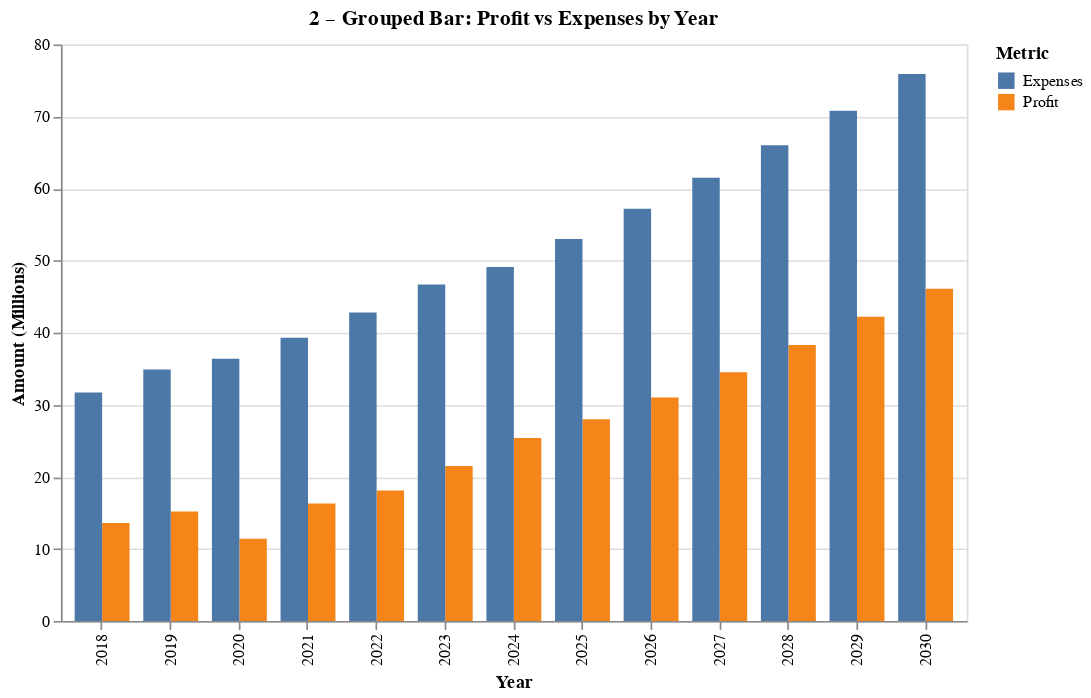

Source (notebook cell):
### Code cell
# Prepare data first by folding columns
grouped_df = data.melt(id_vars='Year', value_vars=['Profit', 'Expenses'],
                       var_name='Metric', value_name='Value')

# Create grouped bar chart
grouped = (
    alt.Chart(grouped_df)
    .mark_bar()
    .encode(
        x=alt.X('Year:O', title='Year'),
        y=alt.Y('Value:Q', title='Amount (Millions)'),
        color=alt.Color('Metric:N', title='Metric'),
        xOffset='Metric:N',
        tooltip=['Year', 'Metric', 'Value']
    )
    .properties(width=550, height=350,
                title='2 – Grouped Bar: Profit vs Expenses by Year')
)
grouped

### Figure 1 — Vega-Lite specification as saved in the notebook (floating-point values rounded to 4 significant figures)
{"config": {"view": {"continuousWidth": 300, "continuousHeight": 300}}, "data": {"name": "data-19fffe2f2dac8c522ad0422ea695b3f1"}, "mark": {"type": "bar"}, "encoding": {"color": {"field": "Metric", "title": "Metric", "type": "nominal"}, "tooltip": [{"field": "Year", "type": "quantitative"}, {"field": "Metric", "type": "nominal"}, {"field": "Value", "type": "quantitative"}], "x": {"field": "Year", "title": "Year", "type": "ordinal"}, "xOffset": {"field": "Metric", "type": "nominal"}, "y": {"field": "Value", "title": "Amount (Millions)", "type": "quantitative"}}, "height": 350, "title": "2 – Grouped Bar: Profit vs Expenses by Year", "width": 550, "$schema": "https://vega.github.io/schema/vega-lite/v5.20.1.json", "datasets": {"data-19fffe2f2dac8c522ad0422ea695b3f1": [{"Year": 2018, "Metric": "Profit", "Value": 13.6}, {"Year": 2019, "Metric": "Profit", "Value": 15.2}, {"Year": 2020, "Metric": "Profit", "Value": 11.4}, {"Year": 2021, "Metric": "Profit", "Value": 16.3}, {"Year": 2022, "Metric": "Profit", "Value": 18.1}, {"Year": 2023, "Metric": "Profit", "Value": 21.5}, {"Year": 2024, "Metric": "Profit", "Value": 25.4}, {"Year": 2025, "Metric": "Profit", "Value": 28.0}, {"Year": 2026, "Metric": "Profit", "Value": 31.0}, {"Year": 2027, "Metric": "Profit", "Value": 34.5}, {"Year": 2028, "Metric": "Profit", "Value": 38.3}, {"Year": 2029, "Metric": "Profit", "Value": 42.2}, {"Year": 2030, "Metric": "Profit", "Value": 46.1}, {"Year": 2018, "Metric": "Expenses", "Value": 31.7}, {"Year": 2019, "Metric": "Expenses", "Value": 34.9}, {"Year": 2020, "Metric": "Expenses", "Value": 36.4}, {"Year": 2021, "Metric": "Expenses", "Value": 39.3}, {"Year": 2022, "Metric": "Expenses", "Value": 42.8}, {"Year": 2023, "Metric": "Expenses", "Value": 46.7}, {"Year": 2024, "Metric": "Expenses", "Value": 49.1}, {"Year": 2025, "Metric": "Expenses", "Value": 53.0}, {"Year": 2026, "Metric": "Expenses", "Value": 57.2}, {"Year": 2027, "Metric": "Expenses", "Value": 61.5}, {"Year": 2028, "Metric": "Expenses", "Value": 66.0}, {"Year": 2029, "Metric": "Expenses", "Value": 70.8}, {"Year": 2030, "Metric": "Expenses", "Value": 75.9}]}}
